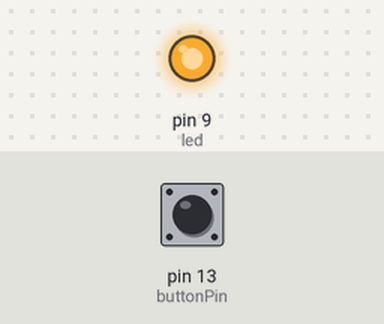
This sketch was run on a simulated Arduino Uno, built with avr-gcc and run on an emulated ATmega328P. Shown: output pins drawn as LEDs (lit = HIGH). The inputs (shaded band) are chosen by the test bench; at power-on: pin 13 (buttonPin) HIGH. What the sketch prints to the serial monitor is not drawn.

Above: at 0.1 s.
Timing chart, 0 to 1.6 s (numbered marks = the images above):
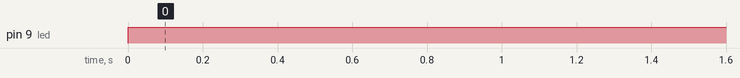

Measured:
- by itself, pin 9 (led): LOW → HIGH at 0.00 s

The sketch:

countpresstime.ino
```cpp
int buttonPin = 13;
int led = 9;
int brightness;
int value;
int buttonvalue;

long millis_held;
long last_millis;
byte last_buttonvalue = HIGH;
unsigned long startpress;


void setup() {
  Serial.begin(9600);
  pinMode(buttonPin, INPUT_PULLUP);
}

void loop() {

 last_buttonvalue = buttonvalue;


 buttonvalue = digitalRead(buttonPin);

  if (buttonvalue == 0 && last_buttonvalue == 1) {
    startpress = millis();
  }

if (last_buttonvalue == 0 && buttonvalue==1){
      millis_held = (millis() - startpress);
  }


 if(millis_held > 3000){
   value=value+5;

  }
  if(millis_held<3000){
    value=value-5;
  }
 Serial.println(value);
analogWrite(led,value);


}
```
